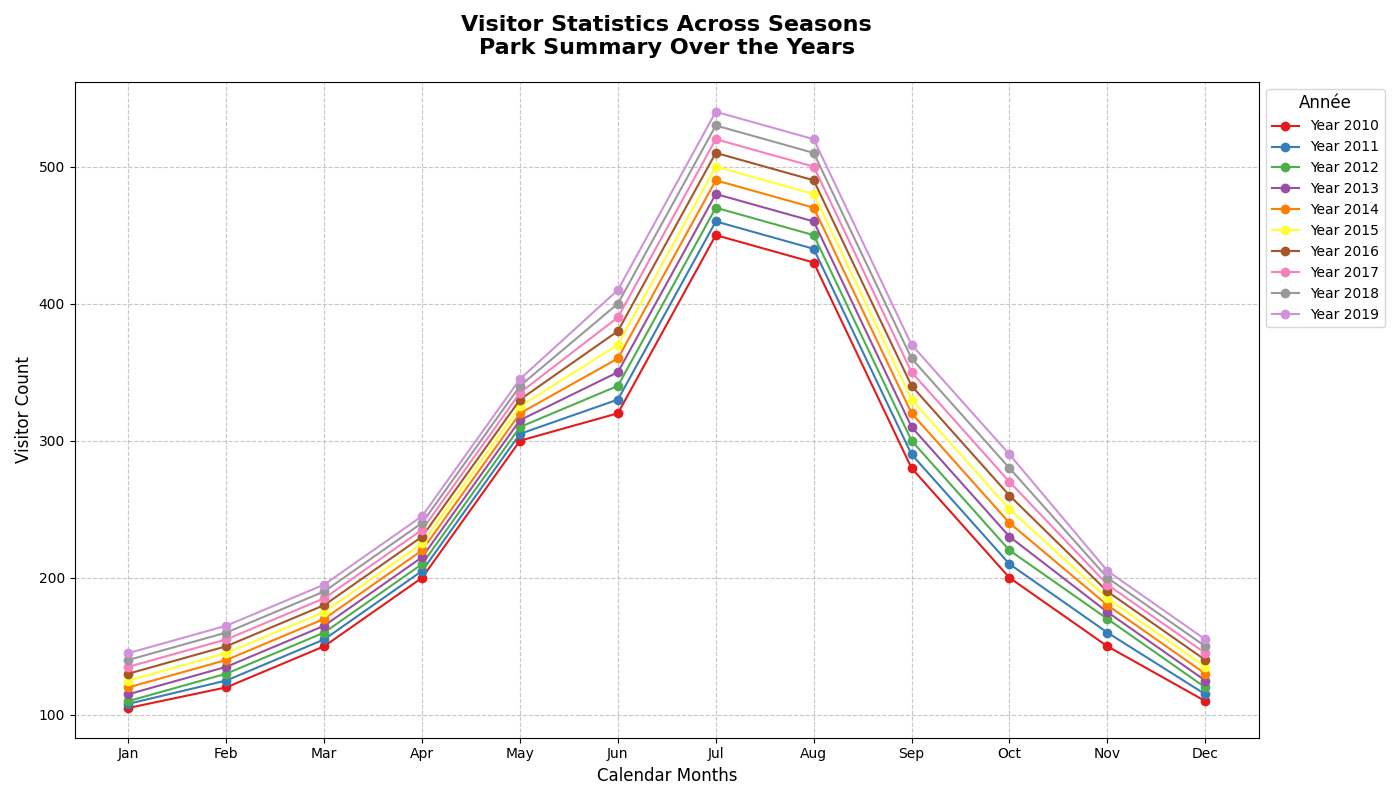

The Python source for this figure:
import matplotlib.pyplot as plt
import numpy as np

years = np.arange(2010, 2020)
months = ["Jan", "Feb", "Mar", "Apr", "May", "Jun", "Jul", "Aug", "Sep", "Oct", "Nov", "Dec"]
visitors = [
    [105, 120, 150, 200, 300, 320, 450, 430, 280, 200, 150, 110],  # 2010
    [108, 125, 155, 205, 305, 330, 460, 440, 290, 210, 160, 115],  # 2011
    [110, 130, 160, 210, 310, 340, 470, 450, 300, 220, 170, 120],  # 2012
    [115, 135, 165, 215, 315, 350, 480, 460, 310, 230, 175, 125],  # 2013
    [120, 140, 170, 220, 320, 360, 490, 470, 320, 240, 180, 130],  # 2014
    [125, 145, 175, 225, 325, 370, 500, 480, 330, 250, 185, 135],  # 2015
    [130, 150, 180, 230, 330, 380, 510, 490, 340, 260, 190, 140],  # 2016
    [135, 155, 185, 235, 335, 390, 520, 500, 350, 270, 195, 145],  # 2017
    [140, 160, 190, 240, 340, 400, 530, 510, 360, 280, 200, 150],  # 2018
    [145, 165, 195, 245, 345, 410, 540, 520, 370, 290, 205, 155],  # 2019
]

new_colors = ['#E41A1C', '#377EB8', '#4DAF4A', '#984EA3', '#FF7F00', 
              '#FFFF33', '#A65628', '#F781BF', '#999999', '#CE93D8']  # New color palette

fig, ax = plt.subplots(figsize=(14, 8))

for i, year in enumerate(years):
    ax.plot(months, visitors[i], label=f"Year {str(year)}", marker='o', color=new_colors[i])

ax.set_title("Visitor Statistics Across Seasons\nPark Summary Over the Years", fontsize=16, fontweight='bold', pad=20)
ax.set_xlabel('Calendar Months', fontsize=12)
ax.set_ylabel('Visitor Count', fontsize=12)

ax.legend(title="Année", title_fontsize='12', fontsize=10, loc='upper left', bbox_to_anchor=(1, 1))
ax.grid(True, linestyle='--', alpha=0.7)

plt.tight_layout()
plt.show()
